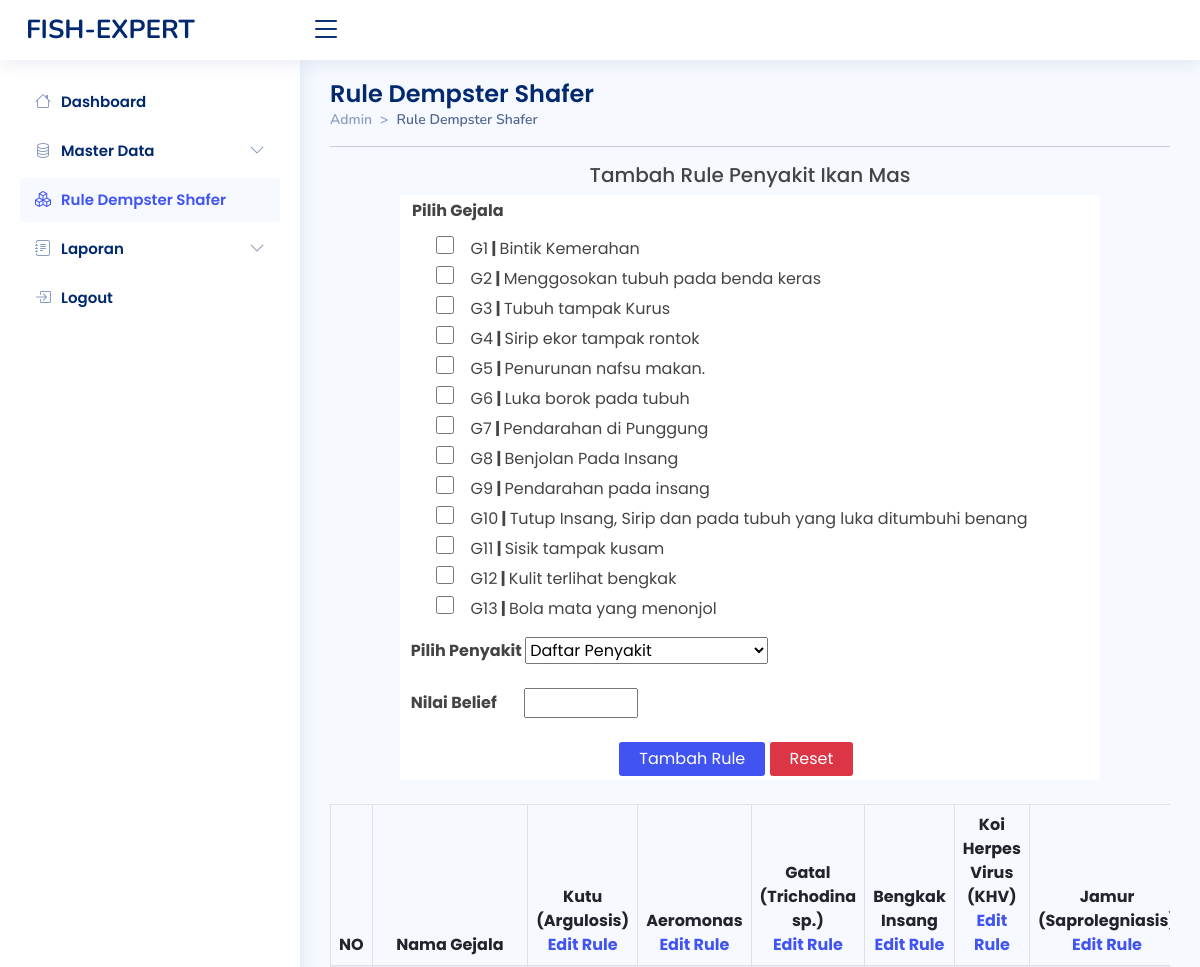
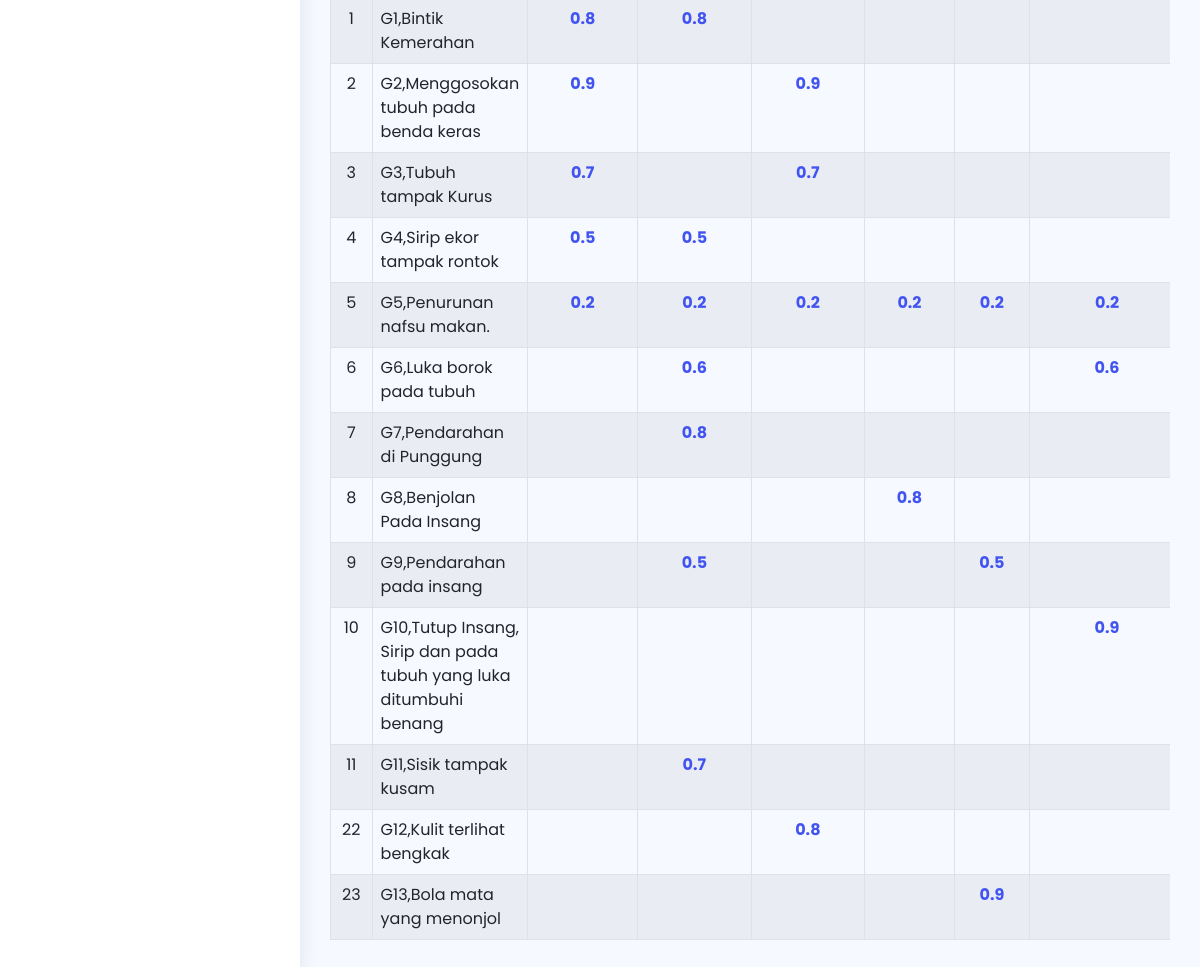
The app's page /dist/admin/rules/rules.php with its own data (2 pictures, top to bottom).
### tables this page shows
CREATE TABLE `tb_gejala` (
  `id` int(11) NOT NULL,
  `kdgejala` varchar(3) DEFAULT NULL,
  `gejala` text DEFAULT NULL
);

CREATE TABLE `tb_rules` (
  `id_rules` int(11) NOT NULL,
  `id_gejala` int(11) DEFAULT NULL,
  `id_penyakit` int(11) DEFAULT NULL,
  `belief` float DEFAULT NULL
);

### dist/admin/rules/rules.php (the view, shortened to what this page needs)
<!DOCTYPE html>
<html lang="en">
<head>
  <link href="../../vendor/bootstrap/css/bootstrap.min.css" rel="stylesheet">
  <link rel="stylesheet" href="https://cdn.jsdelivr.net/npm/bootstrap-icons@1.10.2/font/bootstrap-icons.css">
  <link href="../../vendor/boxicons/css/boxicons.min.css" rel="stylesheet">
  <link href="../../vendor/quill/quill.snow.css" rel="stylesheet">
  <link href="../../vendor/quill/quill.bubble.css" rel="stylesheet">
  <link href="../../vendor/remixicon/remixicon.css" rel="stylesheet">
  <link href="../../vendor/simple-datatables/style.css" rel="stylesheet">
  <link href="../../css/style.css" rel="stylesheet">
</head>
<body>
  <header id="header" class="header fixed-top d-flex align-items-center">
    <div class="d-flex align-items-center justify-content-between">
      <a href="../index.php" class="logo d-flex align-items-center">
        <span class="d-none d-lg-block">FISH-EXPERT</span>
      </a>
      <i class="bi bi-list toggle-sidebar-btn"></i>
    </div>
  </header>
  <aside id="sidebar" class="sidebar">
    <ul class="sidebar-nav" id="sidebar-nav">
      <li class="nav-item">
        <a class="nav-link collapsed " href="../index.php">
          <i class="bi bi-house"></i>
          <span>Dashboard</span>
        </a>
      </li>
      <li class="nav-item">
        <a class="nav-link collapsed" data-bs-target="#components-nav" data-bs-toggle="collapse" href="#">
          <i class="bi bi-database"></i><span>Master Data</span><i class="bi bi-chevron-down ms-auto"></i>
        </a>
      </li>
      <li class="nav-item">
        <a class="nav-link" href="../rules/rules.php">
          <i class="bi bi-boxes"></i>
          <span>Rule Dempster Shafer</span>
        </a>
      </li>
      <li class="nav-item">
        <a class="nav-link collapsed" data-bs-target="#forms-nav" data-bs-toggle="collapse" href="#">
          <i class="bi bi-journal-text"></i><span>Laporan</span><i class="bi bi-chevron-down ms-auto"></i>
        </a>
      </li>
      <li class="nav-item">
        <a class="nav-link collapsed" href="javascript:;" data-bs-toggle="modal" data-bs-target="#logoutmodal">
          <i class="bi bi-box-arrow-in-right"></i>
          <span>Logout</span>
        </a>
      </li>
    </ul>
  </aside>
  <main id="main" class="main">
    <div class="pagetitle">
      <h1>Rule Dempster Shafer</h1>
      <nav style="--bs-breadcrumb-divider: '>';">
        <ol class="breadcrumb">
          <li class="breadcrumb-item"><a href="../index.php">Admin</a></li>
          <li class="breadcrumb-item active">Rule Dempster Shafer</li>
        </ol>
      </nav>
      <hr>
    </div>
    <section>
      <div class="row">
        <div class="col-md-12">
          <div class="table-responsive">
            <div class="konten">
              <form id="form1" name="form1" method="post" action="./simpanrules.php" enctype="multipart/form-data" onsubmit="return validateForm()">
                <h5 class="text-center">Tambah Rule Penyakit Ikan Mas</h5>
                <table class="tab" width="700" border="0" align="center" cellpadding="4" cellspacing="1" bordercolor="#F0F0F0" bgcolor="#fff">
                  <tr bgcolor="#FFFFFF">
                    <td><strong class="ms-2">Pilih Gejala</strong></td>
                  </tr>
                  <tr bgcolor="#FFFFFF">
                    <td colspan="2">
                      <ul style="list-style:none;">
                        <?php
                        include "../../../koneksi.php";
                        $arrPenyakit = array();
                        $arrGejala = array();
                        $query = mysqli_query($koneksi, "SELECT * FROM tb_gejala ORDER BY id") or die("Query Error..!" . mysqli_error($koneksi));
                        while ($row = mysqli_fetch_array($query)) {
                          $arrGejala["$row[id]"] = $row['kdgejala'] . "," . $row['gejala'];
                        ?>
                          <li style="margin: 5px 0;">
                            <label for="gejala<?php echo $row['id']; ?>" style="cursor: pointer;">
                              <input class="cekbok" type="checkbox" id="gejala<?php echo $row['id']; ?>" name="gejala[]" value="<?php echo $row['id']; ?>">
                              &ensp; <?php echo $row['kdgejala'] . "<strong>&nbsp;|&nbsp;</strong>" . $row['gejala']; ?>
                            </label>
                          </li>
                        <?php } ?>
                      </ul>
                      <strong>&nbsp;&nbsp;Pilih Penyakit
                        <select name="daftarpenyakit" id="daftarpenyakit">
                          <option value="NULL">Daftar Penyakit</option>
                          <?php
                          $sqlp = "SELECT * FROM tb_penyakit ORDER BY id";
                          $qryp = mysqli_query($koneksi, $sqlp)
                            or die("SQL Error: " . mysqli_error($koneksi));
                          while ($datap = mysqli_fetch_array($qryp)) {
                            $arrPenyakit["$datap[id]"] = $datap['nama_penyakit'];
                          }
                          ?>
                        </select><br><br>&nbsp;&nbsp;Nilai Belief
                        <input type="text" name="belief" size="5" class="ms-4">
                      </strong>
                    </td>
                  </tr>
                  <tr>
                    <td>&nbsp;</td>
                    <td>
                      <div class="mt-3">
                        <input class="setrule" type="submit" name="Submit" value="Tambah Rule" />
                        <input class="reset" type="reset" name="Submit2" value="Reset" />
                      </div>
                    </td>
                  </tr>
                </table>
              </form>
            </div>
            <table class="table table-striped table-hover table-bordered mt-4">
              <thead>
                <tr>
                  <th class="text-center">NO</th>
                  <th class="text-center">Nama Gejala</th>
                  <?php
                  include "../../../koneksi.php";
                  $query_p = mysqli_query($koneksi, "SELECT id_penyakit FROM tb_rules GROUP BY id_penyakit");
                  while ($data_p = mysqli_fetch_array($query_p)) {
                  ?>
                    <th class="text-center">
                      <?php $idp = $data_p['id_penyakit'];
                      print_r($arrPenyakit["$idp"]); ?><br><a href="./editrules.php?kdpenyakit=<?php echo $data_p['id_penyakit']; ?>">Edit Rule</a></th><?php } ?>
                </tr>
              </thead>
              <tbody>
                <?php
                $query = mysqli_query($koneksi, "SELECT * FROM tb_rules GROUP BY id_gejala ORDER BY id_gejala ASC ") or die(mysqli_error($koneksi));
                while ($row = mysqli_fetch_array($query)) {
                ?>
                  <tr>
                    <td valign="top" class="text-center"><?php echo $row['id_gejala']; ?></td>
                    <td>
                      <?php $idG = $row['id_gejala'];
                      print_r($arrGejala["$idG"]);
                      ?></td>
                    <?php $query_pb = mysqli_query($koneksi, "SELECT id_penyakit FROM tb_rules GROUP BY id_penyakit ");
                    while ($data_pb = mysqli_fetch_array($query_pb)) {
                    ?>
                      <td>
                        <?php
                        $kdpenyakit_B = $data_pb['id_penyakit'];
                        $kdgejala_B = $row['id_gejala'];
                        $query_CG = mysqli_query($koneksi, "SELECT * FROM tb_rules WHERE id_penyakit='$kdpenyakit_B' AND id_gejala='$kdgejala_B' ");
                        while ($data_GB = mysqli_fetch_array($query_CG)) {
                          echo "<center><strong><a title='Edit Nilai Belief' href='./editbelief.php?id_penyakit=$kdpenyakit_B&id_gejala=$kdgejala_B&belief=$data_GB[belief]'>$data_GB[belief]</a></strong></center>";
                        }
                        ?></td><?php } ?>
                  </tr>
                <?php } ?>
              </tbody>
            </table>
          </div>
        </div>
      </div>
    </section>
  </main>
</body>
</html>

### dist/admin/rules/rules.php (style rules this page uses)
.setrule { background-color: #4154f1; border: none; color: white; padding: 5px 20px; border-radius: 3px; }
.reset { background-color: #dc3545; border: none; color: white; padding: 5px 20px; border-radius: 3px; }
.cekbok { cursor: pointer; width: 18px; height: 18px; }

### records on screen
tb_gejala: kdgejala "G1", gejala "Bintik Kemerahan"
tb_gejala: kdgejala "G2", gejala "Menggosokan tubuh pada benda keras"
tb_gejala: kdgejala "G3", gejala "Tubuh tampak Kurus"
tb_gejala: kdgejala "G4", gejala "Sirip ekor tampak rontok"
tb_gejala: kdgejala "G5", gejala "Penurunan nafsu makan."
tb_gejala: kdgejala "G6", gejala "Luka borok pada tubuh"
tb_gejala: kdgejala "G7", gejala "Pendarahan di Punggung"
tb_gejala: kdgejala "G8", gejala "Benjolan Pada Insang"
tb_gejala: kdgejala "G9", gejala "Pendarahan pada insang"
tb_gejala: kdgejala "G10", gejala "Tutup Insang, Sirip dan pada tubuh yang luka ditumbuhi benang"
tb_gejala: kdgejala "G11", gejala "Sisik tampak kusam"
tb_gejala: kdgejala "G12", gejala "Kulit terlihat bengkak"
tb_gejala: kdgejala "G13", gejala "Bola mata yang menonjol"
tb_rules: id_gejala "1", value "G1,Bintik Kemerahan", belief "0.8"
tb_rules: belief "0.8"
tb_rules: id_gejala "2", value "G2,Menggosokan tubuh pada benda keras", belief "0.9"
tb_rules: belief "0.9"
tb_rules: id_gejala "3", value "G3,Tubuh tampak Kurus", belief "0.7"
tb_rules: belief "0.7"
tb_rules: id_gejala "4", value "G4,Sirip ekor tampak rontok", belief "0.5"
tb_rules: belief "0.5"
tb_rules: id_gejala "5", value "G5,Penurunan nafsu makan.", belief "0.2"
tb_rules: belief "0.2"
tb_rules: belief "0.2"
tb_rules: belief "0.2"
tb_rules: belief "0.2"
tb_rules: belief "0.2"
tb_rules: id_gejala "6", value "G6,Luka borok pada tubuh", belief "0.6"
tb_rules: belief "0.6"
tb_rules: id_gejala "7", value "G7,Pendarahan di Punggung", belief "0.8"
tb_rules: id_gejala "8", value "G8,Benjolan Pada Insang", belief "0.8"
tb_rules: id_gejala "9", value "G9,Pendarahan pada insang", belief "0.5"
tb_rules: belief "0.5"
tb_rules: id_gejala "10", value "G10,Tutup Insang, Sirip dan pada tubuh yang luka ditumbuhi benang", belief "0.9"
tb_rules: id_gejala "11", value "G11,Sisik tampak kusam", belief "0.7"
tb_rules: id_gejala "22", value "G12,Kulit terlihat bengkak", belief "0.8"
tb_rules: id_gejala "23", value "G13,Bola mata yang menonjol", belief "0.9"
